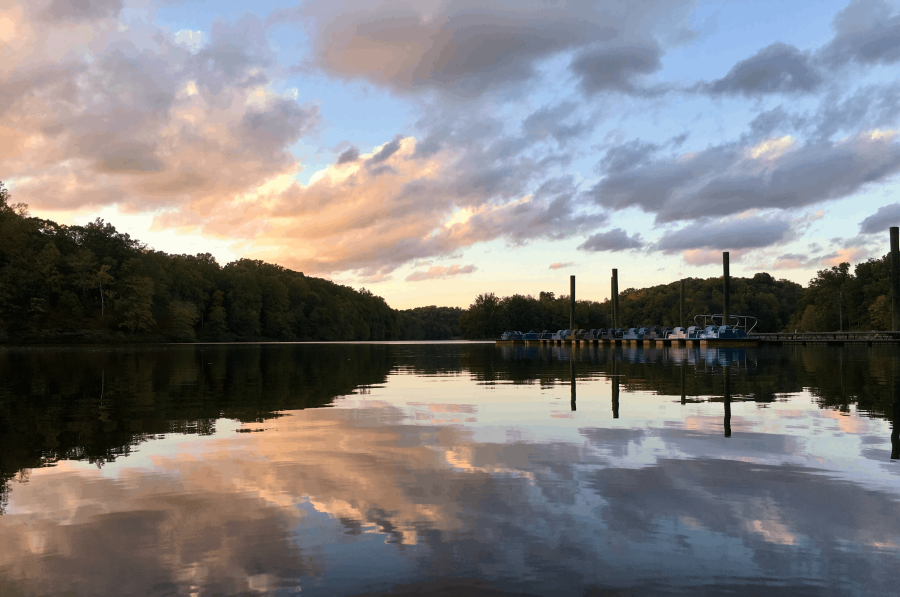
#> input picture Projects/Photo Manipulation/lake.png, 1800 x 1194 px, found by its file name (shown at 1/2 size)
$ python Image_Manipulator.py
#> lines starting #> are read from the running program, lines starting #| are printed output that depends on the picture
from PIL import Image, ImageEnhance, ImageFilter, ImageChops
import numpy as np

def brighten(image, factor):
    # when we brighten, we just want to make each channel higher by some amount
    # factor is a value > 0, how much you want to brighten the image by (< 1 = darken, > 1 = brighten)
    with Image.open(image) as img2:
        img_rgb = img2.convert('RGB')
        enhancer = ImageEnhance.Brightness(img_rgb)
        img_bright = enhancer.enhance(factor)
        img_bright.show()
def adjust_contrast(image, factor):
    # adjust the contrast by increasing the difference from the user-defined midpoint by factor amount
    with Image.open(image) as img2:
        img_rgb = img2.convert('RGB')
        enhancer = ImageEnhance.Contrast(img_rgb)
        img_bright = enhancer.enhance(factor)
        img_bright.show()

def blur(image, factor):
    # kernel size is the number of pixels to take into account when applying the blur
    # (ie kernel_size = 3 would be neighbors to the left/right, top/bottom, and diagonals)
    # kernel size should always be an *odd* number
    with Image.open(image) as img2:
        img_rgb = img2.convert('RGB')
        blurred = img_rgb.filter(ImageFilter.GaussianBlur(radius=factor))
        blurred.show()

def apply_kernel(image, kernel):
    # the kernel should be a 2D array that represents the kernel we'll use!
    # for the sake of simiplicity of this implementation, let's assume that the kernel is SQUARE
    # for example the sobel x kernel (detecting horizontal edges) is as follows:
    # [1 0 -1]
    # [2 0 -2]
    # [1 0 -1]
    with Image.open(image) as img2:
        img_rgb = img2.convert('RGB')
        outlined = img_rgb.filter(ImageFilter.FIND_EDGES)
        outlined.show()


def combine_images(image1, image2):
    # let's combine two images using the squared sum of squares: value = sqrt(value_1**2, value_2**2)
    # size of image1 and image2 MUST be the same
    # Open two images
    image1 = Image.open(image1)
#> image1 is the input picture: PIL image 1800x1194 P; mean R, G, B 129.4, 127, 127.7
    image2 = Image.open(image2)
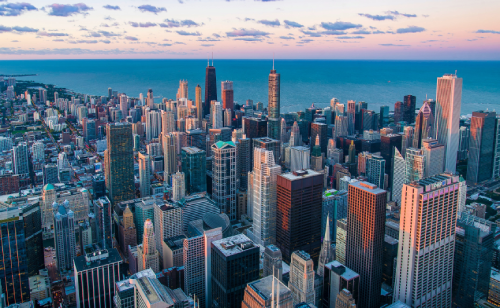
#> input picture Projects/Photo Manipulation/city.png, 500 x 308 px, found by its file name
#> image2 is the input picture: PIL image 500x308 RGB; mean R, G, B 91.4, 111.4, 128.4
    image2 = image2.resize(image1.size)
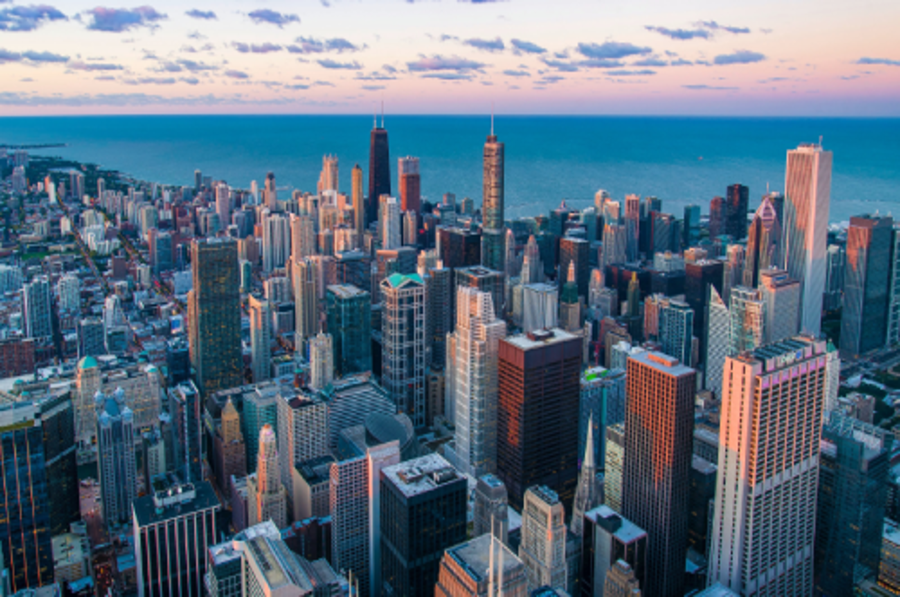
#> image2: PIL image 1800x1194 RGB (shown at 1/2 size); mean R, G, B 91.4, 111.4, 128.4
    image1 = image1.convert('RGB')
    image2 = image2.convert('RGB')

    image2 = image2.resize(image1.size)

    combined_image = ImageChops.add(image1, image2, scale=2)
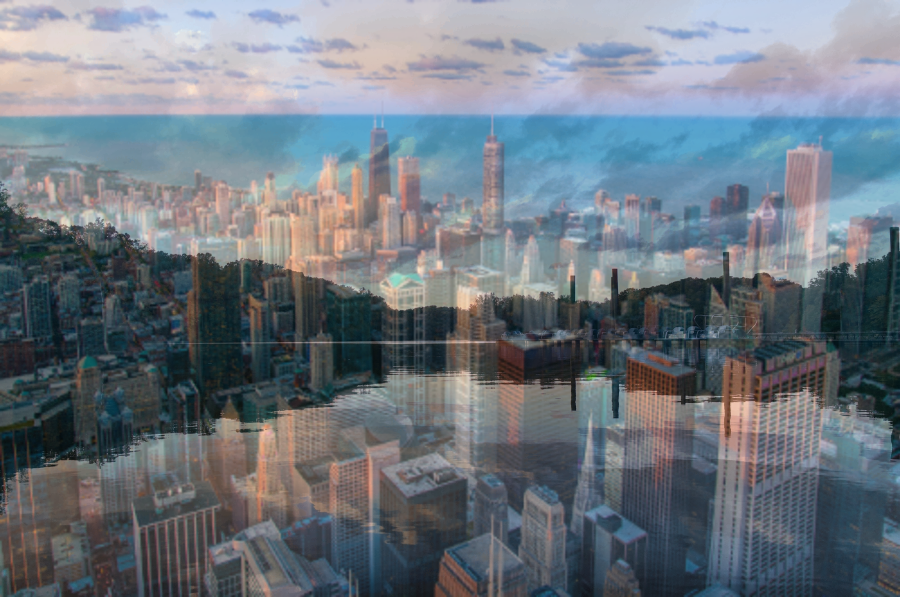
#> combined_image: PIL image 1800x1194 RGB (shown at 1/2 size); mean R, G, B 110.1, 118.9, 127.8

    combined_image.show()

combine_images('C:/Users/Ebrahim R/Documents/Python-Projects/Projects/Photo Manipulation/lake.png',
               'C:/Users/Ebrahim R/Documents/Python-Projects/Projects/Photo Manipulation/city.png')
